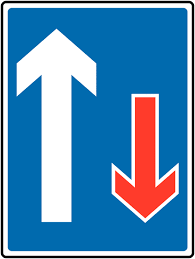
#> input picture CarND-Traffic-Sign-Classifier-Project-master/direct.png, 195 x 259 px, found by its file name
$ jupyter execute --allow-errors Traffic_Sign_Classifier.ipynb   (shell and % lines are left out)
#> lines starting #> are read from the running program, lines starting #| are printed output that depends on the picture
# Self-Driving Car Engineer Nanodegree

## Deep Learning

## Project: Build a Traffic Sign Recognition Classifier

In this notebook, a template is provided for you to implement your functionality in stages which is required to successfully complete this project. If additional code is required that cannot be included in the notebook, be sure that the Python code is successfully imported and included in your submission, if necessary. Sections that begin with **'Implementation'** in the header indicate where you should begin your implementation for your project. Note that some sections of implementation are optional, and will be marked with **'Optional'** in the header.

In addition to implementing code, there will be questions that you must answer which relate to the project and your implementation. Each section where you will answer a question is preceded by a **'Question'** header. Carefully read each question and provide thorough answers in the following text boxes that begin with **'Answer:'**. Your project submission will be evaluated based on your answers to each of the questions and the implementation you provide.

>**Note:** Code and Markdown cells can be executed using the **Shift + Enter** keyboard shortcut. In addition, Markdown cells can be edited by typically double-clicking the cell to enter edit mode.

[cell 1]
import os
import sys
import re

import tensorflow as tf
from tensorflow.contrib.layers import flatten
import tensorflow.python.platform
from tensorflow.python.platform import gfile

import sklearn
from sklearn.cross_validation import train_test_split
from sklearn.utils import shuffle
from sklearn import cross_validation
from sklearn.metrics import accuracy_score, confusion_matrix
from sklearn.svm import SVC, LinearSVC

import cv2
import pickle
import numpy as np
import pandas as pd
import matplotlib.pyplot as plt
import matplotlib.image as mpimg
import matplotlib.gridspec as gridspec

from collections import Counter

# Visualizations will be shown in the notebook.

---
## Step 0: Load The Data

[cell 2]
# Load pickled data

# TODO: Fill this in based on where you saved the training and testing data

training_file = "traffic-signs-data/train.p"
testing_file = "traffic-signs-data/test.p"

#> (the rest of this cell did not finish here and is left out)

---

## Step 1: Dataset Summary & Exploration

The pickled data is a dictionary with 4 key/value pairs:

- `'features'` is a 4D array containing raw pixel data of the traffic sign images, (num examples, width, height, channels).
- `'labels'` is a 2D array containing the label/class id of the traffic sign. The file `signnames.csv` contains id -> name mappings for each id.
- `'sizes'` is a list containing tuples, (width, height) representing the the original width and height the image.
- `'coords'` is a list containing tuples, (x1, y1, x2, y2) representing coordinates of a bounding box around the sign in the image. **THESE COORDINATES ASSUME THE ORIGINAL IMAGE. THE PICKLED DATA CONTAINS RESIZED VERSIONS (32 by 32) OF THESE IMAGES**

Complete the basic data summary below.

#> (a cell that did not finish here is left out)

Visualize the German Traffic Signs Dataset using the pickled file(s). This is open ended, suggestions include: plotting traffic sign images, plotting the count of each sign, etc.

The [Matplotlib](http://matplotlib.org/) [examples](http://matplotlib.org/examples/index.html) and [gallery](http://matplotlib.org/gallery.html) pages are a great resource for doing visualizations in Python.

**NOTE:** It's recommended you start with something simple first. If you wish to do more, come back to it after you've completed the rest of the sections.

[cell 4]
### Data exploration visualization goes here.

#> (a cell that did not finish here is left out)

#> (a cell that did not finish here is left out)

[cell 7]
# [19 lines left out: function plot_random_preprocess, not called in this run]

#> (a cell that did not finish here is left out)

----

## Step 2: Design and Test a Model Architecture

Design and implement a deep learning model that learns to recognize traffic signs. Train and test your model on the [German Traffic Sign Dataset](http://benchmark.ini.rub.de/?section=gtsrb&subsection=dataset).

There are various aspects to consider when thinking about this problem:

- Neural network architecture
- Play around preprocessing techniques (normalization, rgb to grayscale, etc)
- Number of examples per label (some have more than others).
- Generate fake data.

Here is an example of a [published baseline model on this problem](http://yann.lecun.com/exdb/publis/pdf/sermanet-ijcnn-11.pdf). It's not required to be familiar with the approach used in the paper but, it's good practice to try to read papers like these.

**NOTE:** The LeNet-5 implementation shown in the [classroom](https://classroom.udacity.com/nanodegrees/nd013/parts/fbf77062-5703-404e-b60c-95b78b2f3f9e/modules/6df7ae49-c61c-4bb2-a23e-6527e69209ec/lessons/601ae704-1035-4287-8b11-e2c2716217ad/concepts/d4aca031-508f-4e0b-b493-e7b706120f81) at the end of the CNN lesson is a solid starting point. You'll have to change the number of classes and possibly the preprocessing, but aside from that it's plug and play!

### Implementation

Use the code cell (or multiple code cells, if necessary) to implement the first step of your project. Once you have completed your implementation and are satisfied with the results, be sure to thoroughly answer the questions that follow.

[cell 9]
def normalize(image):
    img = image / 255. * 0.8 + 0.1
    return img

[cell 10]
# [6 lines left out: function equalize_and_normalise, not called in this run]

#> (a cell that did not finish here is left out)

[cell 12]
### Define your architecture here.
### Feel free to use as many code cells as needed.

EPOCHS = 30 # 15
BATCH_SIZE = 64 #128

[cell 13]
# [52 lines left out: function LeNet, not called in this run]

#> (a cell that did not finish here is left out)

[cell 15]
# Pipe Line

rate = 0.001

#> (the rest of this cell did not finish here and is left out)

#> (a cell that did not finish here is left out)

[cell 17]
### Train your model here.

#save_file = os.getcwd() + file # os.getcwd() is for current working directory
file = 'C:/self-drive-car/CarND-Traffic-Sign-Classifier/traffic_sign'

#> (the rest of this cell did not finish here and is left out)

#> (a cell that did not finish here is left out)

### Question 1

_Describe how you preprocessed the data. Why did you choose that technique?_

**Answer:**

Peprocessed the data by using test_train_split to split the data into training and validation set with 20% training data.

Because splitting a dataset into some ratio of training and testing subsets avoid overfitting. Because it will behave well on the unseen data also. if we dont split the data into training and testing and use the same data for both testing and training also then it will score well on the seen data but fail to predict on the unseen data.

[cell 19]
### Generate data additional data (OPTIONAL!)
### and split the data into training/validation/testing sets here.
### Feel free to use as many code cells as needed.

### Question 2

_Describe how you set up the training, validation and testing data for your model. **Optional**: If you generated additional data, how did you generate the data? Why did you generate the data? What are the differences in the new dataset (with generated data) from the original dataset?_

**Answer:**
I have used test_train_split to generate training and validation data set into 20:80.
Than used training data to train the model and then used the validation set to validate the model.
After runnning the model several times we will finally run our model with testing data.

[cell 20]
def transform_image(img,ang_range,shear_range,trans_range):
    '''
    This function transforms images to generate new images.
    The function takes in following arguments,
    1- Image
    2- ang_range: Range of angles for rotation
    3- shear_range: Range of values to apply affine transform to
    4- trans_range: Range of values to apply translations over.

    A Random uniform distribution is used to generate different parameters for transformation

    '''
    # Rotation

    ang_rot = np.random.uniform(ang_range)-ang_range/2
    rows,cols,ch = img.shape
    Rot_M = cv2.getRotationMatrix2D((cols/2,rows/2),ang_rot,1)

    # Translation
    tr_x = trans_range*np.random.uniform()-trans_range/2
    tr_y = trans_range*np.random.uniform()-trans_range/2
    Trans_M = np.float32([[1,0,tr_x],[0,1,tr_y]])

    # Shear
    pts1 = np.float32([[5,5],[20,5],[5,20]])

    pt1 = 5+shear_range*np.random.uniform()-shear_range/2
    pt2 = 20+shear_range*np.random.uniform()-shear_range/2

    pts2 = np.float32([[pt1,5],[pt2,pt1],[5,pt2]])

    shear_M = cv2.getAffineTransform(pts1,pts2)

    img = cv2.warpAffine(img,Rot_M,(cols,rows))

    img = cv2.warpAffine(img,Trans_M,(cols,rows))
    img = cv2.warpAffine(img,shear_M,(cols,rows))

    return img

[cell 21]
image = mpimg.imread('direct.png')
#> image is the input picture: shape (259, 195, 4) float32; mean R, G, B, A 0.329, 0.539, 0.704, 1
plt.imshow(image);
plt.axis('off');

[cell 22]
gs1 = gridspec.GridSpec(10, 10)
gs1.update(wspace=0.01, hspace=0.02) # set the spacing between axes.
plt.figure(figsize=(12,12))
for i in range(100):
    ax1 = plt.subplot(gs1[i])
    ax1.set_xticklabels([])
    ax1.set_yticklabels([])
    ax1.set_aspect('equal')
    img = transform_image(image,20,10,5)

    plt.subplot(10,10,i+1)
    plt.imshow(img)
    plt.axis('off')
#> this loop made 100 passes
#> pass 1, in transform_image, `img = cv2.warpAffine(img,Rot_M,(cols,rows))`:
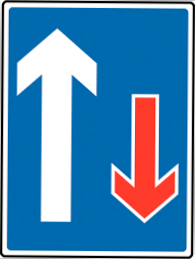
#> img: shape (259, 195, 4) float32; mean of channels 0, 1, 2, 3 0.326, 0.536, 0.7, 0.996; transparent parts drawn white
#> pass 1, in transform_image, `img = cv2.warpAffine(img,Trans_M,(cols,rows))`:
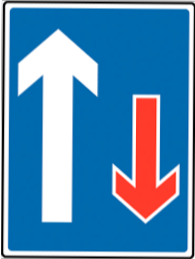
#> img: shape (259, 195, 4) float32; mean of channels 0, 1, 2, 3 0.323, 0.533, 0.697, 0.99; transparent parts drawn white
#> pass 1, in transform_image, `img = cv2.warpAffine(img,shear_M,(cols,rows))`:
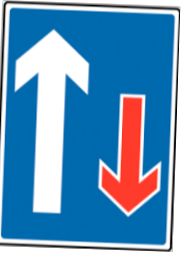
#> img: shape (259, 195, 4) float32; mean of channels 0, 1, 2, 3 0.277, 0.46, 0.604, 0.855; transparent parts drawn white
#> pass 2, in transform_image (call 2), `img = cv2.warpAffine(img,Rot_M,(cols,rows))`:
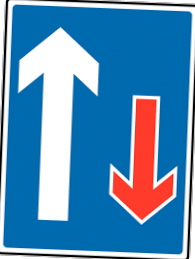
#> img: shape (259, 195, 4) float32; mean of channels 0, 1, 2, 3 0.32, 0.53, 0.695, 0.98; transparent parts drawn white

plt.show()
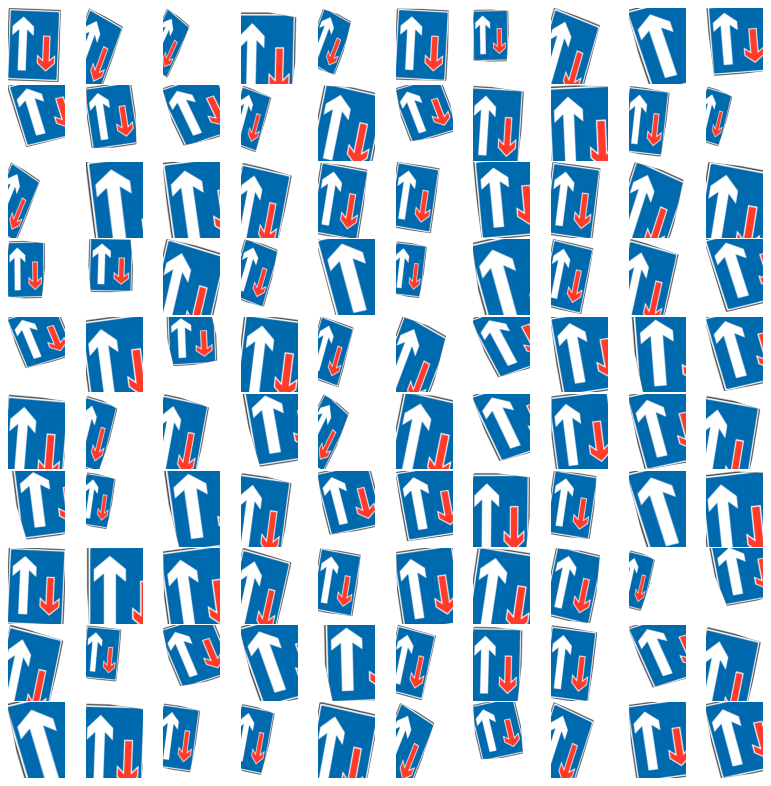
#> figure drawn by matplotlib, 100 panels

### Question 3

_What does your final architecture look like? (Type of model, layers, sizes, connectivity, etc.)  For reference on how to build a deep neural network using TensorFlow, see [Deep Neural Network in TensorFlow
](https://classroom.udacity.com/nanodegrees/nd013/parts/fbf77062-5703-404e-b60c-95b78b2f3f9e/modules/6df7ae49-c61c-4bb2-a23e-6527e69209ec/lessons/b516a270-8600-4f93-a0a3-20dfeabe5da6/concepts/83a3a2a2-a9bd-4b7b-95b0-eb924ab14432) from the classroom._

**Answer:**
Here in final Architecture we have 5 layers.
1st and 2nd layer is a convolution layer after every convolution there is a pooling layer and the last 3 layers are fully connected layer.

1st layer has i/p - 32x32x3 with kernel -> 5x5x3x6 and stride ->  [1, 1, 1, 1]. After applying tensorflow convolution it gives o/p of 28x28x6.
Than it passes into pooling layer as i/p which has the ksize -> [1, 2, 2, 1] and strides -> [1, 2, 2, 1] produces o/p 14x14x6 that is i/p for 2nd layer.

2nd layer is also a convolution layer with kernel -> 5x5x6x16 and stride ->  [1, 1, 1, 1] produces o /p -> 10x10x16 which we again pass to pooling layer as i/p with ksize -> [1, 2, 2, 1] and strides -> [1, 2, 2, 1] produces o/p -> 5x5x16.
After that we have fully connected layer so need to flatten the i/p.
So after flattening the i/p size is now 400.

After flatteing that o/p 400 is i/p for 3rd (fully connected) layer which gives o/p 120.

That is pass as i/p to 4rth (fully connected) layer which gives o/p 84.

which passes as i/p to 5th( final fully connected layer) which produces the o/p 43 means these are the no of classes it produce to classify the i/p images.

### Question 4

_How did you train your model? (Type of optimizer, batch size, epochs, hyperparameters, etc.)_

**Answer:**
I have used these parameter and hyperparamere to tune the model.

Parameter

optimizer - AdamOptimizer

batch_size - 30

epochs - 64

learning_rate - 0.001

hyperparameters

mu - 0

sigma - 0.1

### Question 5

_What approach did you take in coming up with a solution to this problem? It may have been a process of trial and error, in which case, outline the steps you took to get to the final solution and why you chose those steps. Perhaps your solution involved an already well known implementation or architecture. In this case, discuss why you think this is suitable for the current problem._

**Answer:**
I have taken an already implemented architecture LeNet THan have tried trial and error on different hyperparameter like learning_rate, batch_size and epochs for the current problem.

---

## Step 3: Test a Model on New Images

Take several pictures of traffic signs that you find on the web or around you (at least five), and run them through your classifier on your computer to produce example results. The classifier might not recognize some local signs but it could prove interesting nonetheless.

You may find `signnames.csv` useful as it contains mappings from the class id (integer) to the actual sign name.

[cell 23]
data_pd = pd.read_csv('signnames.csv')
#> (reads CarND-Traffic-Sign-Classifier-Project-master/signnames.csv from the repository)
